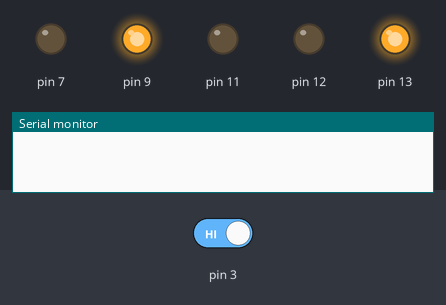
A sketch run on a simulated Arduino Uno, built with avr-gcc and run on an emulated ATmega328P. On the bench: output pins drawn as LEDs (lit = HIGH), the last lines printed to the serial monitor. The test bench sets the inputs (shaded band); at power-on: pin 3 HIGH.

Above: at 1.2 s.
1.3 s: pin 3 driven LOW
At 5.6 s:
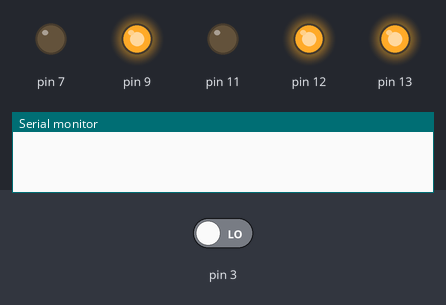
21.5 s: pin 3 driven HIGH
At 30.7 s:
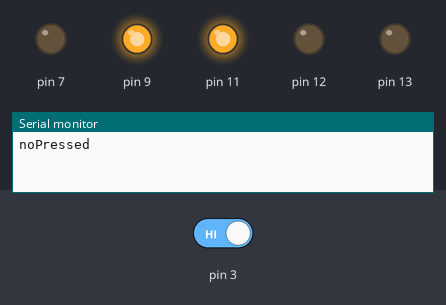
At 35.7 s:
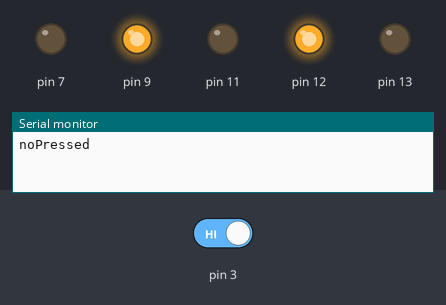
Timing chart, 0 to 60.0 s (numbered marks = the images above; inputs shaded):
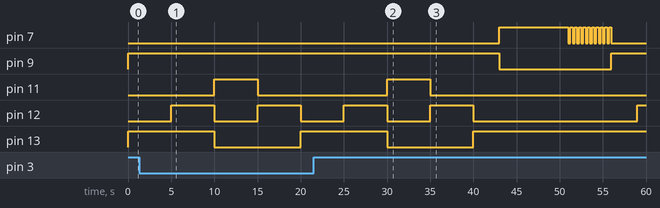

Measured:
- after the input at 21.5 s, pin 7: LOW → HIGH after 21.5 s, then repeats every 0.50 s: LOW 0.25 s, HIGH 0.25 s, until it stays LOW from 56.0 s; pin 9: HIGH → LOW after 21.5 s, → HIGH 13.0 s later; pin 11: goes on until 35.0 s, then stays LOW; pin 13: goes on until 40.0 s, then stays HIGH

The sketch:

traffic.ino
```cpp
// We will set this variable here outside the scope of the loop
// This allows us to ensure that even when the loop repeats itself that this value stored in it is remembered
int pressed = 0;

void setup() {
  // put your setup code here, to run once:

    //Set-up the pin heads for input or outpuy
    // Output means we are sending a signal out of the board
    // Input means we are expecting a signal back

    // Red LED
    pinMode(13,OUTPUT);
    // Yellow LED
    pinMode(12,OUTPUT);
    // Green LED
    pinMode(11,OUTPUT);
    // Pedestrian Green Man LED
    pinMode(9,OUTPUT);
    // Pedestrian Red Man LED
    pinMode(7,OUTPUT);
    // Pedestrian Button
    pinMode(3,INPUT);
    // This sets the board to send serial messages back to use through the serial monitor
    // The 9600 is the baud rate.... this must sync with the serial monitor baud rate
    Serial.begin(9600);

}

void loop() {
  // put your main code here, to run repeatedly:

  // We use the digitalWrite function to send or stop sending signal out the digital headers
  // Syntax: digtialWrite(Digital Pin Number, High or Low);
  // Use Low to remove signal and High to send signal.

  // Yellow LED off
  digitalWrite(12, LOW);
  // Red LED on
  digitalWrite(13, HIGH);
  // Red Man LED on
  digitalWrite(9, HIGH);

  // If the pedestrian button was pressed on a previous loop.....
  if(pressed == 1){
         // Wait three seconds....
         // Delay works in miliseconds remember: 1000 miliseconds in 1 second
         delay(3000);

          // Red Man LED off
          digitalWrite(9, LOW);
          // Green Man LED on
          digitalWrite(7, HIGH);
          // Wait eight seconds
          delay(8000);

           // set a count variable to control the while loop
           int count = 0;
           // a while loop will keep running until the conditions are no longe met
           // this loop will keep running until count is not less than 10
           while(count < 10){
              //on each loop......
              digitalWrite(7, LOW);
              delay(250);
              digitalWrite(7, HIGH);
              delay(250);

              // add an extra "1" to the valye of count
              count++;
              // this loop should produce the flashing green light at intevals of half a second
            }

    // Return our Red and Green Man LEDs to their original state
    digitalWrite(7, LOW);
    digitalWrite(9, HIGH);
    // Wait three seconds before going from Red "Stop" LED to Red and Yellow
    delay(3000);

    // Since we want to ensure that the Green man won't activate next loop unless a pedestrian presses it again
    // We need to set "pressed" to 0
    pressed = 0;
    }
    // if the predestrian button wasn't pressed...
    else{
      delay(5000);
    }
  // Yellow "Prepare" LED on
  digitalWrite(12, HIGH);

  // Wait five seconds.....
  delay(5000);

  // Turn off RED and Yellow LEDs & switch on the Green
  digitalWrite(12, LOW);
  digitalWrite(13, LOW);
  digitalWrite(11, HIGH);

  // Get the state of the Pedestrian button
  int button1State = digitalRead(3);

  // If button state is "LOW"....
  if(button1State == LOW){
    // Don't do anything....
      Serial.print("no");


  }
  // Else if the button state isn't LOW....
  else{
      Serial.print("Pressed");
      // Set our pressed variable to 1 for our next loop around to pick up
        pressed = 1;


    }
  // Wait five seconds...
  delay(5000);
  // Set Green LED off and Yellow LED on
  digitalWrite(11, LOW);
  digitalWrite(12, HIGH);
  // Wait five seconds before looping around again....
  delay(5000);


}
```
